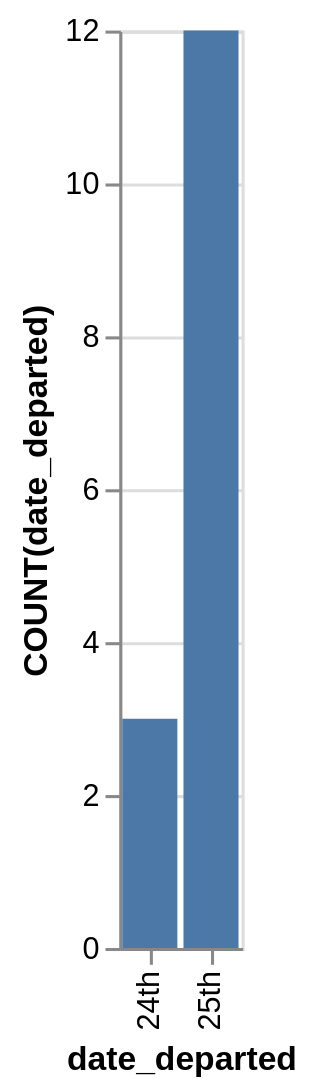

Express this chart as Vega-Lite.
### Vega-Lite specification from a JSON file in a GitHub repository (floating-point values rounded to 4 significant figures)
{"data": {"values": [{"x_data": "24th", "y_data": 3}, {"x_data": "25th", "y_data": 12}]}, "mark": "bar", "encoding": {"x": {"field": "x_data", "type": "nominal", "title": "date_departed", "sort": {"op": "sum", "field": "y_data", "order": "ascending"}}, "y": {"field": "y_data", "type": "quantitative", "title": "COUNT(date_departed)"}}}
